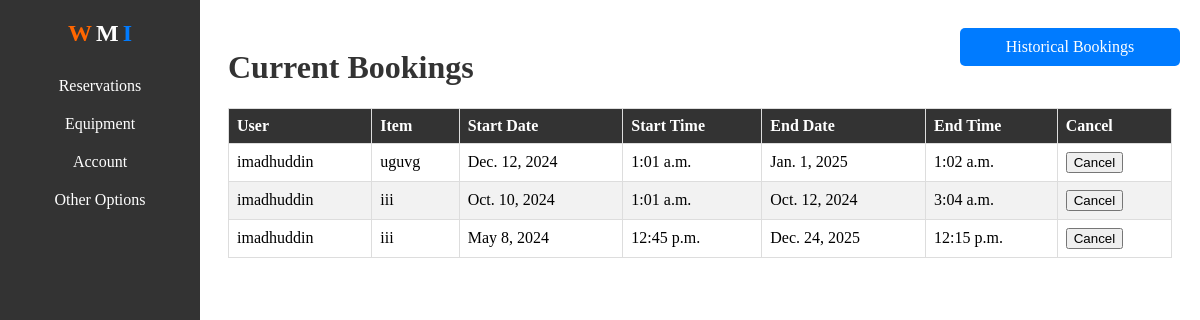
/bookings/ (signed in), run on an earlier commit of the app's database.
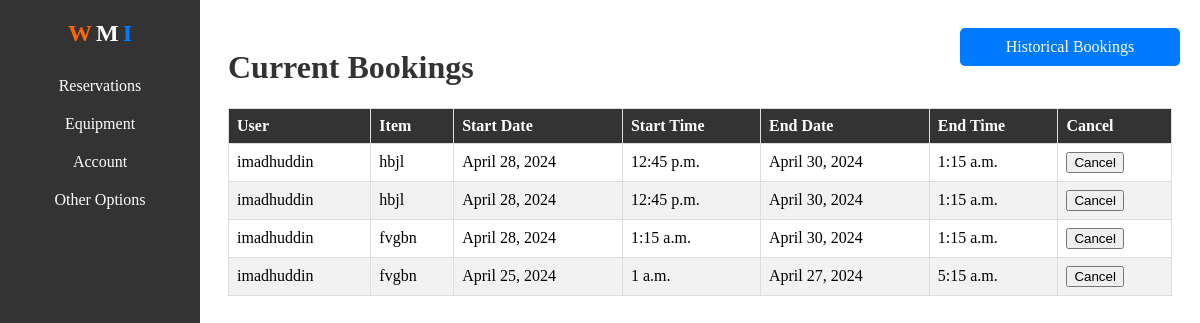
And on a later commit of the database.
### appone/models.py (models this page shows, shortened)
class Booking(models.Model):
    item = models.ForeignKey(Item, on_delete=models.CASCADE)
    user = models.ForeignKey(User, on_delete=models.CASCADE)
    start_date = models.DateField()
    start_time = models.TimeField()
    end_date = models.DateField()
    end_time = models.TimeField()
    is_overdue = models.BooleanField(default=False)

class Item(models.Model):
    deviceSerialNumber = models.CharField(max_length=50, null=True, blank=True)
    name = models.CharField(max_length=50)
    type = models.ForeignKey('ItemType', on_delete=models.SET_NULL, null=True)
    CPU = models.CharField(max_length=50, null=True, blank=True)
    GPU = models.CharField(max_length=50, null=True, blank=True)
    RAM = models.CharField(max_length=50, null=True, blank=True)
    status = models.ForeignKey('ItemStatus', on_delete=models.SET_NULL, null=True)
    onsite = models.CharField(max_length=50, null=True, blank=True)
    audit = models.CharField(max_length=50, null=True, blank=True)
    quantity = models.CharField(max_length=50, null=True, blank=True)
    location = models.CharField(max_length=50, null=True, blank=True)
    dateOut = models.CharField(max_length=50, null=True, blank=True)
    dateReturn = models.CharField(max_length=50, null=True, blank=True)
    description = models.TextField(null=True, blank=True)
    comments = models.TextField(null=True, blank=True)
    user = models.ForeignKey(User, on_delete=models.SET_NULL, null=True, blank=True)

### appone/views.py (the view)
# urls.py: path('bookings/', views.bookings_view, name='bookings_view'),
@login_required
def bookings_view(request):
    current_bookings = Booking.objects.filter(user=request.user, end_date__gte=timezone.now().date())
    return render(request, 'appone/bookings.html', {'bookings': current_bookings})

### appone/templates/appone/bookings.html (shortened to what this page needs)
<!DOCTYPE html>
<html lang="en">
<head>
</head>
<body>
    <div class="container">
        <a href="{% url 'historical' %}" class="historical-tab">Historical Bookings</a>
        <div class="sidebar">
            <div class="sidebar-logo">
                <span style="font-size: 24px; font-weight: bold; color: #ff6600;">W</span>
                <span style="font-size: 24px; font-weight: bold; color: #ffffff;">M</span>
                <span style="font-size: 24px; font-weight: bold; color: #007bff;">I</span>
            </div>
            <ul>
                <li><a href="#">Reservations</a></li>
                <li><a href="#">Equipment</a></li>
                <li><a href="#">Account</a></li>
                <li><a href="#">Other Options</a></li>
            </ul>
        </div>
        <div class="content">
            <h1>Current Bookings</h1>
            <table>
                <thead>
                    <tr>
                        <th>User</th>
                        <th>Item</th>
                        <th>Start Date</th>
                        <th>Start Time</th>
                        <th>End Date</th>
                        <th>End Time</th>
                        <th>Cancel</th>
                    </tr>
                </thead>
                <tbody>
                    {% for booking in bookings %}
                    <tr>
                        <td>{{ booking.user.username }}</td>
                        <td>{{ booking.item.name }}</td>
                        <td>{{ booking.start_date }}</td>
                        <td>{{ booking.start_time }}</td>
                        <td>{{ booking.end_date }}</td>
                        <td>{{ booking.end_time }}</td>
                        <td>
                            <form action="{% url 'cancel_booking' booking.id %}" method="POST">
                                <button type="submit">Cancel</button>
                            </form>
                        </td>
                    </tr>
                    {% endfor %}
                </tbody>
            </table>
        </div>
    </div>
</body>
</html>

What changed in the data, as far as the page shows it:
removed Booking: user.username "imadhuddin", item.name "uguvg", start_date "Dec. 12, 2024", start_time "1:01 a.m.", end_date "Jan. 1, 2025", end_time "1:02 a.m."
removed Booking: user.username "imadhuddin", item.name "iii", start_date "Oct. 10, 2024", start_time "1:01 a.m.", end_date "Oct. 12, 2024", end_time "3:04 a.m."
removed Booking: user.username "imadhuddin", item.name "iii", start_date "May 8, 2024", start_time "12:45 p.m.", end_date "Dec. 24, 2025", end_time "12:15 p.m."
added Booking: user.username "imadhuddin", item.name "hbjl", start_date "April 28, 2024", start_time "12:45 p.m.", end_date "April 30, 2024", end_time "1:15 a.m."
added Booking: user.username "imadhuddin", item.name "hbjl", start_date "April 28, 2024", start_time "12:45 p.m.", end_date "April 30, 2024", end_time "1:15 a.m."
added Booking: user.username "imadhuddin", item.name "fvgbn", start_date "April 28, 2024", start_time "1:15 a.m.", end_date "April 30, 2024", end_time "1:15 a.m."
added Booking: user.username "imadhuddin", item.name "fvgbn", start_date "April 25, 2024", start_time "1 a.m.", end_date "April 27, 2024", end_time "5:15 a.m."
